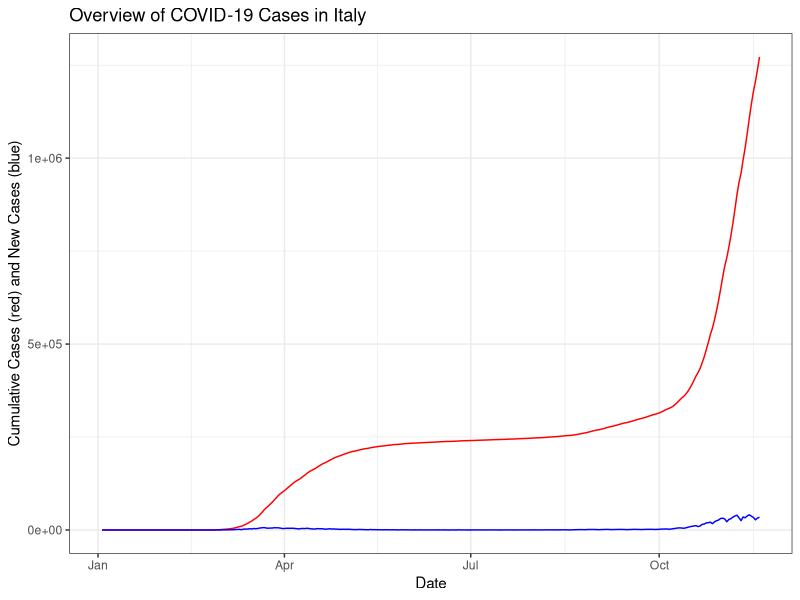
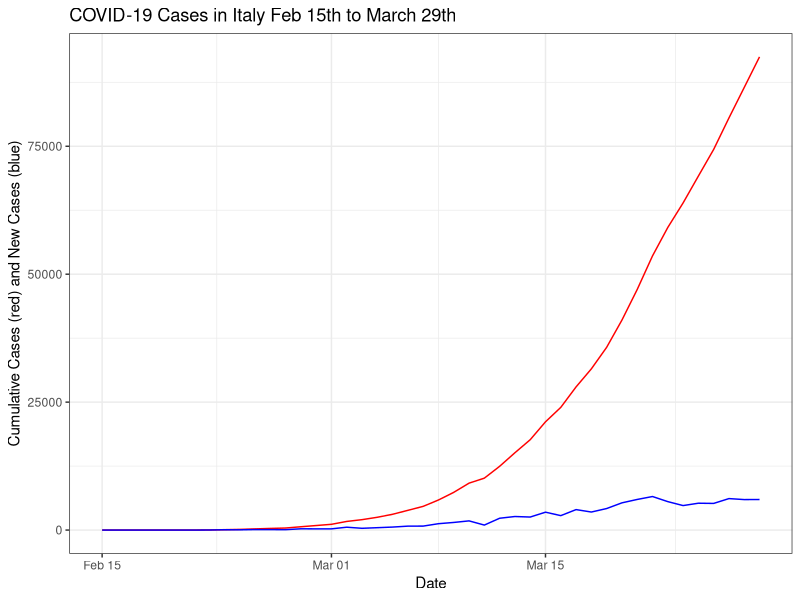
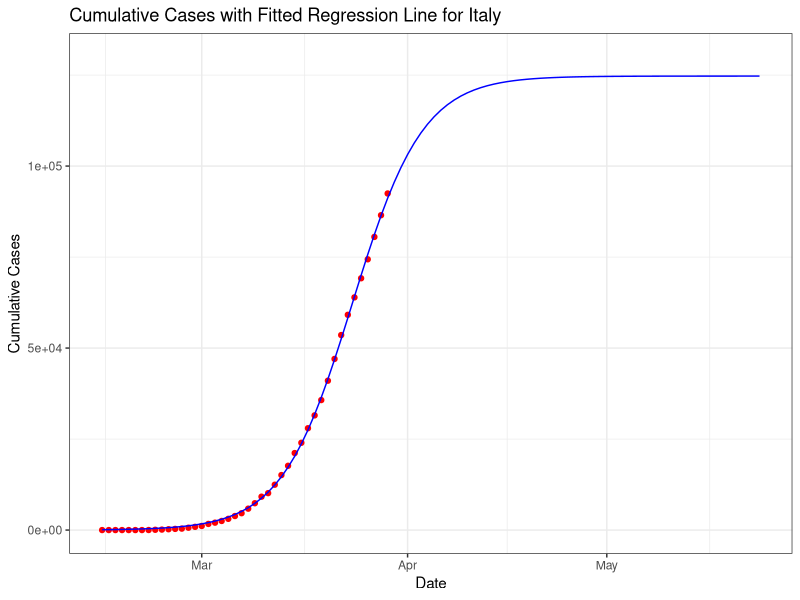
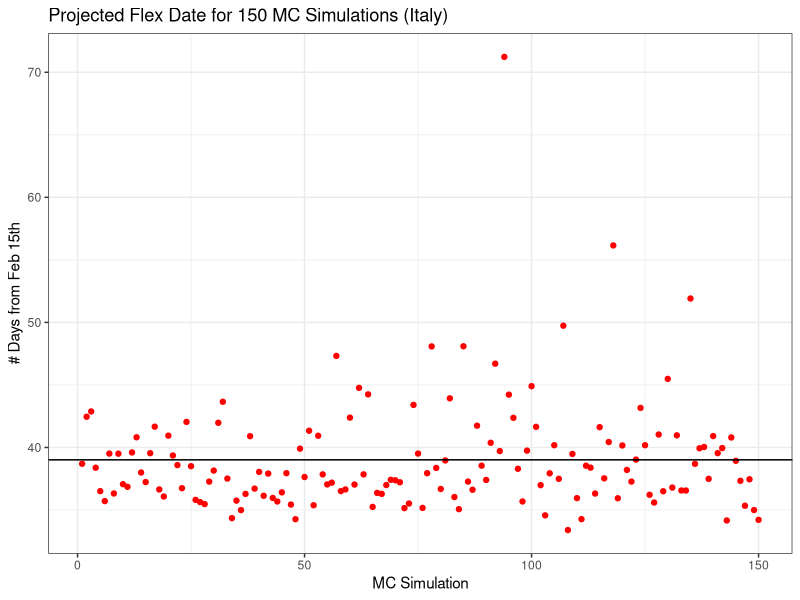
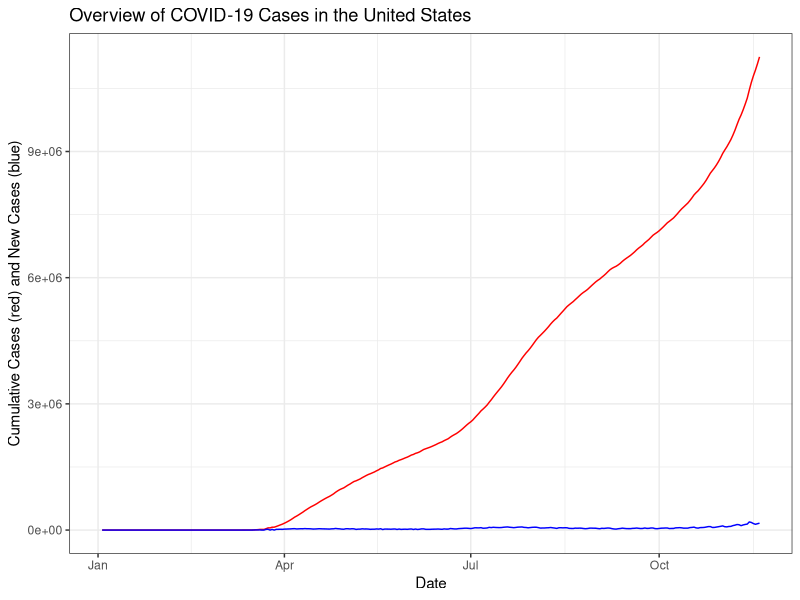
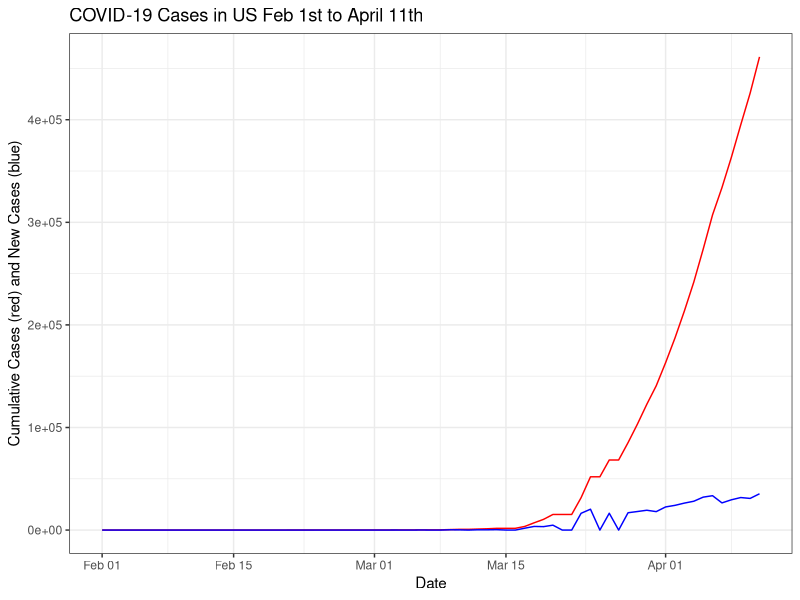
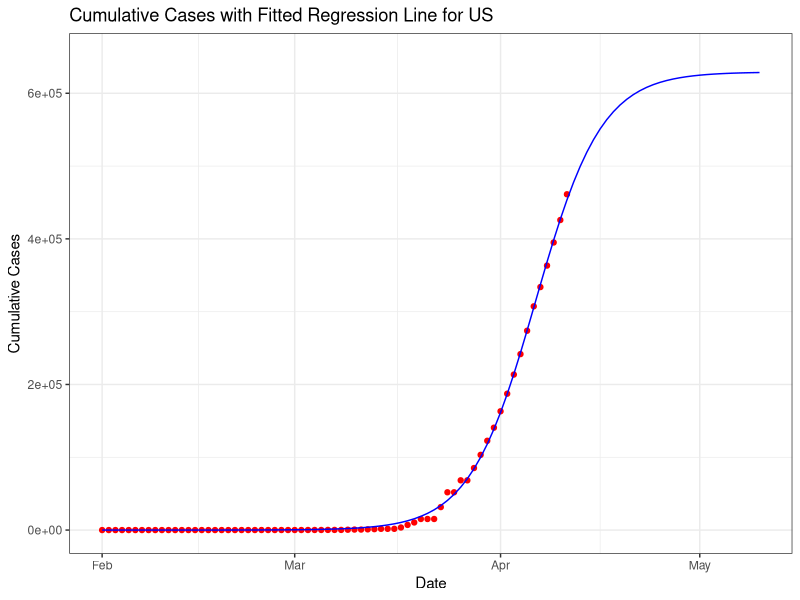

These figures' R source, in order: (Note: this script raises an error after producing the figures.)
library(tidyverse)
library(readr)
library(car)

set.seed(2020)

covid_dat <- read.csv("WHO-COVID-19-global-data.csv") #reading in WHO data

dates <- covid_dat$Date_reported

italy_dat <- covid_dat %>% # filtering for Italy data
  filter(Country == "Italy")

ggplot() +
  geom_line(data = italy_dat, aes(x = as.Date(Date_reported, "%m/%d/%y"), y = Cumulative_cases), color = "red") +
  geom_line(data = italy_dat, aes(x = as.Date(Date_reported, "%m/%d/%y"), y = New_cases), color = "blue") +
  xlab("Date") +
  ylab("Cumulative Cases (red) and New Cases (blue)") +
  ggtitle("Overview of COVID-19 Cases in Italy") + 
  theme(axis.text.x = element_text(angle=45, hjust = 1)) +
  theme_bw()


italy_dat_early <- italy_dat[44:87,]  #filtering 2/15 to 3/29

italy_dat_early["index"] <- seq(1:nrow(italy_dat_early)) #creating index column



ggplot() +
  geom_line(data = italy_dat_early, aes(x = as.Date(Date_reported, "%m/%d/%y"), y = Cumulative_cases), color = "red") +
  geom_line(data = italy_dat_early, aes(x = as.Date(Date_reported, "%m/%d/%y"), y = New_cases), color = "blue") +
  xlab("Date") +
  ylab("Cumulative Cases (red) and New Cases (blue)") +
  ggtitle("COVID-19 Cases in Italy Feb 15th to March 29th") + 
  theme(axis.text.x = element_text(angle=45, hjust = 1)) +
  theme_bw()


# Logistic Regression

# NLS METHOD

coef(lm(logit(italy_dat_early$Cumulative_cases/100000)~italy_dat_early$index))

italy_log <- nls(italy_dat_early$Cumulative_cases~a/(1+exp(-(b+c*italy_dat_early$index))),
            start=list(a=100000,b=-10.242468,c=0.293917),data=italy_dat_early,trace=TRUE)

summary(italy_log)

flex_point <- -coef(italy_log)[2]/coef(italy_log)[3]

projection <- (coef(italy_log)[1])/(1 + exp(-(coef(italy_log)[2]+coef(italy_log)[3]*1:100)))

proj_dates <- data.frame(projection, "date" = dates[44:143])

ggplot() +
  geom_point(data = italy_dat_early, aes(x = as.Date(Date_reported, "%m/%d/%y"), y = Cumulative_cases), color = "red") +
  geom_line(data = proj_dates, aes(x = as.Date(date, "%m/%d/%y"), y = projection), color = "blue") +
  ylim(0,130000) +
  xlab("Date") +
  ylab("Cumulative Cases") +
  ggtitle("Cumulative Cases with Fitted Regression Line for Italy") + 
  theme(axis.text.x = element_text(angle=45, hjust = 1)) +
  theme_bw()


# MC simulations

sim <- function(m, n) {
  mat <- matrix(data = NA, nrow = m, ncol = n) 
  
  for (i in 1:m){
    mat[i,] <- rnorm(n, sd = 0.1, mean = 1)
  }
  
  return(mat)
}

cum_days <- italy_dat[44:84,6] #only use cum cases from Feb 15th to March 26th

simulations <- sim(150, 41) #150 simulations for 41 days

mult <- function(x, y){
  new_mat <- matrix(data = NA, nrow = 150, ncol = length(x))
  for (i in 1:length(x)) {
    new_mat[,i] <- x[i]*y[,i]
  }
  return(new_mat)
}

test <- mult(cum_days, simulations)

mc_mat <- as.data.frame(test)

# Run logistic regression for 150 simulations and get flex date for each

flex_mc <- rep(NA, 150)

for (i in 1:150) {
  row_data <- t(mc_mat[i,])
  index <- seq(1:length(row_data))
  coefs <- coef(lm(logit(row_data/100000)~index))
  italy_log <- nls(row_data~a/(1+exp(-(b+c*index))),
                  start=list(a=100000,b=coefs[1],c=coefs[2]),trace=TRUE)
  
  summary(italy_log)
  
  flex_mc[i] <- -coef(italy_log)[2]/coef(italy_log)[3]
}

##getting error for some of the MC simulations (too many iterations?)

mean(na.omit(flex_mc)) #mean flex date -> 39 days from Feb 15th = March 24th
  #original paper's result was March 25th so we are close!
sd(na.omit(flex_mc)) #sd of flex dates

ggplot() + #plot of simulated flex dates with line for avg
  geom_point(aes(x = seq(1,150,1), y = flex_mc), color = "red") +
  xlab("MC Simulation") +
  ylab("# Days from Feb 15th") +
  ggtitle("Projected Flex Date for 150 MC Simulations (Italy)") +
  geom_hline(aes(yintercept = mean(na.omit(flex_mc)))) +
  theme_bw()



# Extension: US Data

us_dat <- covid_dat %>%
  filter(Country == "United States of America")

ggplot() +
  geom_line(data = us_dat, aes(x = as.Date(Date_reported, "%m/%d/%y"), y = Cumulative_cases), color = "red") +
  geom_line(data = us_dat, aes(x = as.Date(Date_reported, "%m/%d/%y"), y = New_cases), color = "blue") +
  xlab("Date") +
  ylab("Cumulative Cases (red) and New Cases (blue)") +
  ggtitle("Overview of COVID-19 Cases in the United States") + 
  theme(axis.text.x = element_text(angle=45, hjust = 1)) +
  theme_bw()


us_dat_early <- us_dat[30:100,] #selecting days Feb 1st to April 11th

ggplot() +
  geom_line(data = us_dat_early, aes(x = as.Date(Date_reported, "%m/%d/%y"), y = Cumulative_cases), color = "red") +
  geom_line(data = us_dat_early, aes(x = as.Date(Date_reported, "%m/%d/%y"), y = New_cases), color = "blue") +
  xlab("Date") +
  ylab("Cumulative Cases (red) and New Cases (blue)") +
  ggtitle("COVID-19 Cases in US Feb 1st to April 11th") + 
  theme(axis.text.x = element_text(angle=45, hjust = 1)) +
  theme_bw()


# NLS 

us_dat_early["index"] <- seq(1:nrow(us_dat_early)) #creating index column


coef(lm(logit(us_dat_early$Cumulative_cases/500000)~us_dat_early$index))

us_log <- nls(us_dat_early$Cumulative_cases~a/(1+exp(-(b+c*us_dat_early$index))),
                 start=list(a=500000,b=-13.0652170,c=0.1920636),data=us_dat_early,trace=TRUE)

summary(us_log)

flex_point <- -coef(us_log)[2]/coef(us_log)[3]

projection <- (coef(us_log)[1])/(1 + exp(-(coef(us_log)[2]+coef(us_log)[3]*1:100)))

proj_dates <- data.frame(projection, "date" = dates[30:129])

ggplot() +
  geom_point(data = us_dat_early, aes(x = as.Date(Date_reported, "%m/%d/%y"), y = Cumulative_cases), color = "red") +
  geom_line(data = proj_dates, aes(x = as.Date(date, "%m/%d/%y"), y = projection), color = "blue") +
  ylim(0,650000) +
  xlab("Date") +
  ylab("Cumulative Cases") +
  ggtitle("Cumulative Cases with Fitted Regression Line for US") + 
  theme(axis.text.x = element_text(angle=45, hjust = 1)) +
  theme_bw()

# MC Simulations

cum_days_us <- us_dat_early$Cumulative_cases

simulations_us <- sim(150, 71) #150 simulations for 71 days


test_us <- mult(cum_days_us, simulations_us)

mc_mat_us <- as.data.frame(test_us)

flex_mc_us <- rep(NA, 150)

for (i in 1:150) {
  row_data <- t(mc_mat_us[i,])
  index <- seq(1:length(row_data))
  coefs <- coef(lm(logit(row_data/500000)~index))
  us_log <- nls(row_data~a/(1+exp(-(b+c*index))),
                   start=list(a=500000,b=coefs[1],c=coefs[2]),trace=TRUE)
  
  summary(us_log)
  
  flex_mc_us[i] <- -coef(us_log)[2]/coef(us_log)[3]
}

mean(na.omit(flex_mc_us)) #mean flex date -> 67 days from Feb 1st = April 7th
sd(na.omit(flex_mc_us)) #sd of flex dates

ggplot() + #plot of simulated flex dates with line for avg
  geom_point(aes(x = seq(1,150,1), y = flex_mc_us), color = "red") +
  xlab("MC Simulation") +
  ylab("# Days from Feb 1st") +
  ggtitle("Projected Flex Date for 150 MC Simulations (US)") +
  geom_hline(aes(yintercept = mean(na.omit(flex_mc_us)))) +
  theme_bw()
